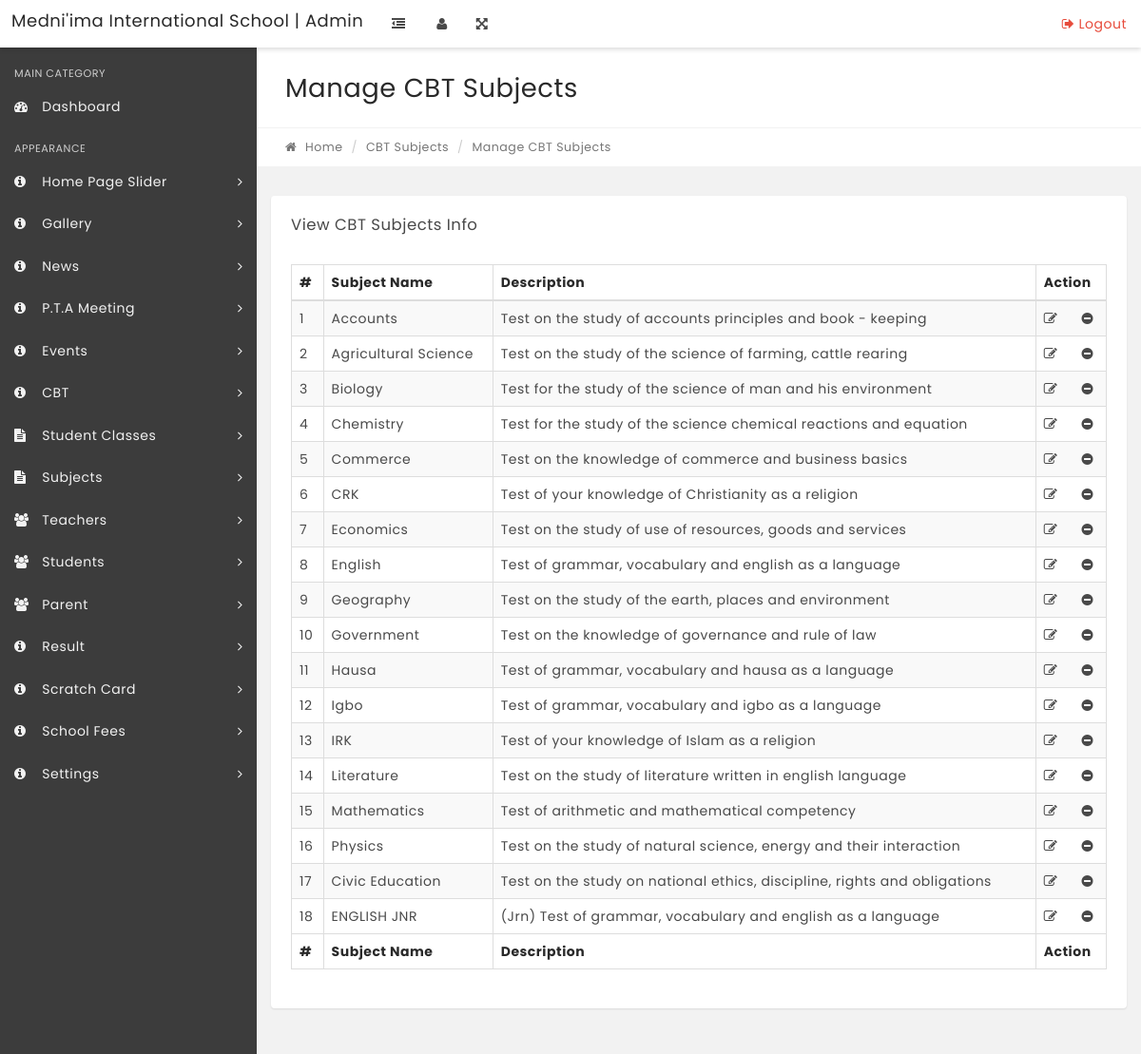
Screenshot of /admin/manage-cbt-subjects.php with the database file from the repository.
### tables this page shows
CREATE TABLE IF NOT EXISTS `quiz_subjects` (
  `subject_id` int(11) NOT NULL,
  `subject_name` varchar(200) NOT NULL,
  `subject_desc` varchar(250) NOT NULL,
  `date` timestamp NOT NULL DEFAULT CURRENT_TIMESTAMP ON UPDATE CURRENT_TIMESTAMP
);

### controller/header.php (called while the page is built, shortened)
<?php
require_once __DIR__ . '/config.php';
if(($db=="" || $db->connect_error))
{
    header("Location: /installation/");
}
else{
include __DIR__ . '/func.php';
$iSMartFUN = new Ismart_Controller($db);
}
?>

### controller/func.php (called while the page is built, shortened)
<?php
class Ismart_Controller {
	var $db;
	function __construct($db){
		$this->db = $db;
            	}
public function getTRows($table,$conditions = array()){
		$sql = 'SELECT ';
		$sql .= array_key_exists("select",$conditions)?$conditions['select']:'*';
		$sql .= ' FROM '.$table;
		$result = $this->db->query($sql);
		if(array_key_exists("return_type",$conditions) && $conditions['return_type'] != 'all'){
			switch($conditions['return_type']){
				case 'count':
					$data = $result->num_rows;
					break;
				case 'single':
					$data = $result->fetch_object();
					break;
				default:
					$data = '';
			}
		}else{
			if($result->num_rows > 0){
				while($row = $result->fetch_object()){
					$data[] = $row;
				}
			}
		}
		return !empty($data)?$data:false;
	}
}
?>

### admin/manage-cbt-subjects.php (the view, shortened to what this page needs)
<?php
include('../controller/header.php');
if(strlen($_SESSION['alogin'])=="")
    {
     $login_url=''.SITE_URL.'login';
    header("Location: $login_url");
    }
    else{
?>
<!DOCTYPE html>
<html lang="en">
    <head>
    </head>
    <body class="top-navbar-fixed">
        <div class="main-wrapper">
   <?php include('includes/topbar.php');?>
            <div class="content-wrapper">
                <div class="content-container">
<?php include('includes/leftbar.php');?>
                    <div class="main-page">
                        <div class="container-fluid">
                            <div class="row page-title-div">
                                <div class="col-md-6">
                                    <h2 class="title">Manage CBT Subjects</h2>
                                </div>
                            </div>
                            <div class="row breadcrumb-div">
                                <div class="col-md-6">
                                    <ul class="breadcrumb">
            							<li><a href="index.php"><i class="fa fa-home"></i> Home</a></li>
                                        <li>CBT Subjects</li>
            							<li class="active">Manage CBT Subjects</li>
            						</ul>
                                </div>
                            </div>
                        </div>
                        <section class="section">
                            <div class="container-fluid">
                                <div class="row">
                                    <div class="col-md-12">
                                        <div class="panel">
                                            <div class="panel-heading">
                                                <div class="panel-title">
                                                    <h5>View CBT Subjects Info</h5>
                                                </div>
                                            </div>
                                            <div class="panel-body p-20">
                                                <table id="example" class="display table table-striped table-bordered" cellspacing="0" width="100%">
                                                    <thead>
                                                        <tr>
                                                            <th>#</th>
                                                            <th>Subject Name</th>
                                                            <th>Description</th>
                                                            <th>Action</th>
                                                        </tr>
                                                    </thead>
                                                    <tfoot>
                                                        <tr>
                                                          <th>#</th>
                                                             <th>Subject Name</th>
                                                            <th>Description</th>
                                                            <th>Action</th>
                                                        </tr>
                                                    </tfoot>
                                                    <tbody>
<?php
$subject_list = $iSMartFUN->getTRows("quiz_subjects");
$cnt=1;
if($subject_list)
{
foreach($subject_list as $result)
{   ?>
<tr>
 <td><?php echo htmlentities($cnt);?></td>
                                                            <td><?php echo htmlentities($result->subject_name);?></td>
                                                            <td><?php echo htmlentities($result->subject_desc);?></td>
<td>
<a href="edit-cbt-subject.php?subjectid=<?php echo htmlentities($result->subject_id);?>"><i class="fa fa-edit" title="Edit Subject"></i> </a>
<a href="manage-cbt-subjects.php?deleteid=<?php echo htmlentities($result->subject_id);?>" onclick="confirm('do you really want to Delete this Subject?');"><i class="fa fa-minus-circle" title="Delect Subject"></i> </a>
</td>
</tr>
<?php $cnt=$cnt+1;}} ?>
                                                    </tbody>
                                                </table>
                                            </div>
                                        </div>
                                    </div>
                                                </div>
                                            </div>
                                        </div>
                                    </div>
                                </div>
                            </div>
    </body>
</html>
<?php } ?>

### rows the page displays
quiz_subjects: subject_name "Accounts", subject_desc "Test on the study of accounts principles and book - keeping"
quiz_subjects: subject_name "Agricultural Science", subject_desc "Test on the study of the science of farming, cattle rearing"
quiz_subjects: subject_name "Biology", subject_desc "Test for the study of the science of man and his environment"
quiz_subjects: subject_name "Chemistry", subject_desc "Test for the study of the science chemical reactions and equation"
quiz_subjects: subject_name "Commerce", subject_desc "Test on the knowledge of commerce and business basics"
quiz_subjects: subject_name "CRK", subject_desc "Test of your knowledge of Christianity as a religion"
quiz_subjects: subject_name "Economics", subject_desc "Test on the study of use of resources, goods and services"
quiz_subjects: subject_name "English", subject_desc "Test of grammar, vocabulary and english as a language"
quiz_subjects: subject_name "Geography", subject_desc "Test on the study of the earth, places and environment"
quiz_subjects: subject_name "Government", subject_desc "Test on the knowledge of governance and rule of law"
quiz_subjects: subject_name "Hausa", subject_desc "Test of grammar, vocabulary and hausa as a language"
quiz_subjects: subject_name "Igbo", subject_desc "Test of grammar, vocabulary and igbo as a language"
quiz_subjects: subject_name "IRK", subject_desc "Test of your knowledge of Islam as a religion"
quiz_subjects: subject_name "Literature", subject_desc "Test on the study of literature written in english language"
quiz_subjects: subject_name "Mathematics", subject_desc "Test of arithmetic and mathematical competency"
quiz_subjects: subject_name "Physics", subject_desc "Test on the study of natural science, energy and their interaction"
quiz_subjects: subject_name "Civic Education", subject_desc "Test on the study on national ethics, discipline, rights and obligations"
quiz_subjects: subject_name "ENGLISH JNR", subject_desc "(Jrn) Test of grammar, vocabulary and english as a language"

### other values shown
SCHOOL_NAME "Medni'ima International School"
